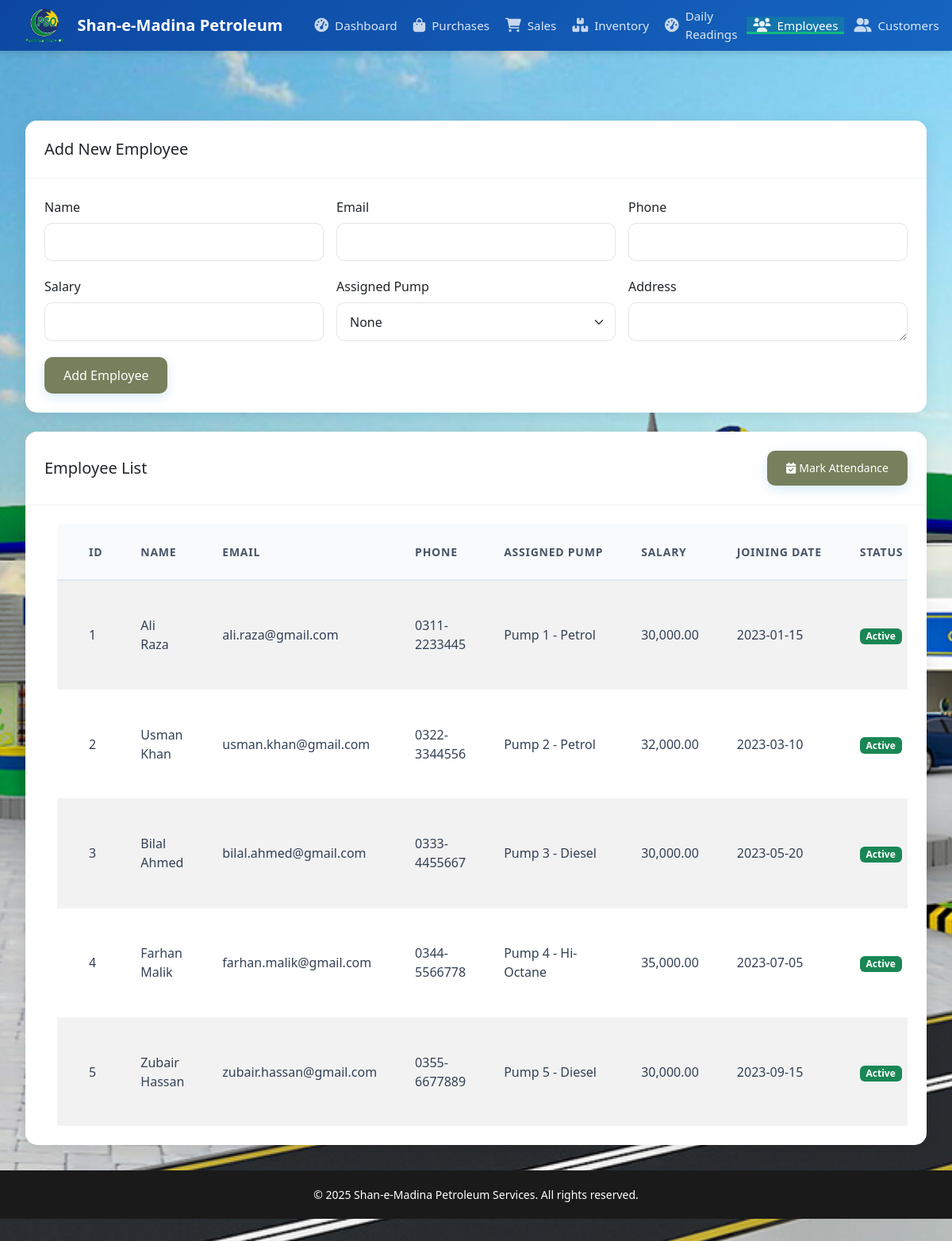
The page /employees.php (signed in) on the database its author committed.
### tables this page shows
CREATE TABLE `attendants` (
  `attendant_id` int(11) NOT NULL,
  `name` varchar(100) NOT NULL,
  `email` varchar(100) DEFAULT NULL,
  `phone` varchar(20) NOT NULL,
  `address` text DEFAULT NULL,
  `salary` decimal(10,2) NOT NULL,
  `joining_date` date NOT NULL,
  `assigned_pump` int(11) DEFAULT NULL,
  `status` enum('active','inactive') DEFAULT 'active'
);

CREATE TABLE `fuel_pumps` (
  `pump_id` int(11) NOT NULL,
  `pump_name` varchar(50) NOT NULL,
  `product_id` int(11) NOT NULL,
  `status` enum('active','inactive','maintenance') DEFAULT 'active'
);

### employees.php (the view, shortened to what this page needs)
<?php
require_once 'includes/header.php';
$employees_query = "SELECT a.*, fp.pump_name
                   FROM attendants a
                   LEFT JOIN fuel_pumps fp ON a.assigned_pump = fp.pump_id
                   ORDER BY a.attendant_id ASC";
$employees_result = $conn->query($employees_query);
?>
<div class="container mt-4">
    <div class="card mb-4">
        <div class="card-header">
            <h5 class="mb-0">Add New Employee</h5>
        </div>
        <div class="card-body">
            <form method="POST" action="" class="row g-3">
                <div class="col-md-4">
                    <label for="name" class="form-label">Name</label>
                    <input type="text" class="form-control" id="name" name="name" required>
                </div>
                <div class="col-md-4">
                    <label for="email" class="form-label">Email</label>
                    <input type="email" class="form-control" id="email" name="email" required>
                </div>
                <div class="col-md-4">
                    <label for="phone" class="form-label">Phone</label>
                    <input type="text" class="form-control" id="phone" name="phone" required>
                </div>
                <div class="col-md-4">
                    <label for="salary" class="form-label">Salary</label>
                    <input type="number" class="form-control" id="salary" name="salary" step="0.01" required>
                </div>
                <div class="col-md-4">
                    <label for="assigned_pump" class="form-label">Assigned Pump</label>
                    <select class="form-select" id="assigned_pump" name="assigned_pump">
                        <option value="">None</option>
                    </select>
                </div>
                <div class="col-md-4">
                    <label for="address" class="form-label">Address</label>
                    <textarea class="form-control" id="address" name="address" rows="1"></textarea>
                </div>
                <div class="col-12">
                    <button type="submit" class="btn btn-primary">Add Employee</button>
                </div>
            </form>
        </div>
    </div>
    <div class="card">
        <div class="card-header d-flex justify-content-between align-items-center">
            <h5 class="mb-0">Employee List</h5>
            <a href="attendance.php" class="btn btn-primary btn-sm">
                <i class="fas fa-calendar-check me-1"></i>Mark Attendance
            </a>
        </div>
        <div class="card-body">
            <div class="table-responsive">
                <table class="table table-striped">
                    <thead>
                        <tr>
                            <th>ID</th>
                            <th>Name</th>
                            <th>Email</th>
                            <th>Phone</th>
                            <th>Assigned Pump</th>
                            <th>Salary</th>
                            <th>Joining Date</th>
                            <th>Status</th>
                        </tr>
                    </thead>
                    <tbody>
                        <?php while ($employee = $employees_result->fetch_assoc()): ?>
                            <tr class="<?php echo $employee['status'] === 'inactive' ? 'inactive-employee' : ''; ?>">
                                <td><?php echo htmlspecialchars($employee['attendant_id']); ?></td>
                                <td><?php echo htmlspecialchars($employee['name']); ?></td>
                                <td><?php echo htmlspecialchars($employee['email']); ?></td>
                                <td><?php echo htmlspecialchars($employee['phone']); ?></td>
                                <td><?php echo $employee['pump_name'] ? htmlspecialchars($employee['pump_name']) : 'Not Assigned'; ?></td>
                                <td><?php echo number_format($employee['salary'], 2); ?></td>
                                <td><?php echo date('Y-m-d', strtotime($employee['joining_date'])); ?></td>
                                <td>
                                    <span class="badge <?php echo $employee['status'] === 'active' ? 'bg-success' : 'bg-secondary'; ?>">
                                        <?php echo ucfirst($employee['status']); ?>
                                    </span>
                                </td>
                            </tr>
                        <?php endwhile; ?>
                    </tbody>
                </table>
            </div>
        </div>
    </div>
</div>
<?php require_once 'includes/footer.php'; ?>
</body>
</html>

### styles.css (style rules this page uses)
:root { --primary-color: #356ca2; --secondary-color: #1c2024; --accent-color: #76805c; --success-color: #232724; --warning-color: #4d4730; --danger-color: #e74c3c; --light-bg: #8d583b; --dark-bg: #343a40; }
body { background: url('pso.jpg') center/cover no-repeat fixed; background-color: #f5f5f5; min-height: 100vh; width: 100%; font-family: 'Segoe UI', Tahoma, Geneva, Verdana, sans-serif; position: relative; display: flex; align-items: center; justify-content: center; padding: 2rem 0; overflow-x: hidden; }
html { height: 100%; }
.card { border: none; border-radius: 15px; box-shadow: 0 4px 20px rgba(0,0,0,0.08); margin-bottom: 2rem; transition: transform 0.3s ease; }
.card-header { background: white; border-bottom: 1px solid rgba(0,0,0,0.05); border-radius: 15px 15px 0 0 !important; padding: 1.5rem; }
.card-body { padding: 1.5rem; }
.table { margin: 0; }
.table th { border-top: none; color: var(--secondary-color); font-weight: 600; text-transform: uppercase; font-size: 0.8rem; letter-spacing: 0.5px; padding: 1.2rem; }
.table td { padding: 1.2rem; vertical-align: middle; color: var(--secondary-color); }
.form-control, .form-select { border-radius: 10px; padding: 0.7rem 1rem; border: 1px solid rgba(0,0,0,0.1); transition: all 0.3s ease; }
.btn { border-radius: 10px; padding: 0.7rem 1.5rem; transition: all 0.3s ease; }
.btn-primary { background: var(--accent-color); border: none; box-shadow: 0 4px 15px rgba(52, 152, 219, 0.2); }

### includes/header.php (style rules this page uses)
:root { --primary-gradient: linear-gradient(135deg, #1e40af 0%, #3b82f6 100%); --secondary-gradient: linear-gradient(135deg, #059669 0%, #10b981 100%); --card-bg: rgba(255, 255, 255, 0.98); --card-shadow: 0 8px 24px rgba(0, 0, 0, 0.12); --hover-transform: translateY(-4px); }
body { padding-top: 64px; background: url('Images/pso.jpg') no-repeat center center fixed; background-size: cover; min-height: 100vh; position: relative; display: flex; flex-direction: column; color: #1e293b; }
.container { max-width: 1800px; width: 100%; padding: 0 2rem; }
.table-responsive { margin: 0; padding: 0 1rem; overflow-x: auto; }
.table { margin: 0; border-collapse: separate; border-spacing: 0; width: 100%; min-width: 1000px; }
.table th { background: #f8fafc; color: #475569; font-weight: 600; text-transform: uppercase; font-size: 0.875rem; letter-spacing: 0.75px; padding: 1.5rem; border-bottom: 2px solid #e2e8f0; white-space: nowrap; }
.table td { padding: 1.5rem; vertical-align: middle; color: #334155; border-bottom: 1px solid #f1f5f9; font-size: 1rem; }
.table th:first-child, .table td:first-child { padding-left: 2.5rem; }
.table tbody tr { transition: all 0.2s ease; }
.table tbody tr:last-child td { border-bottom: none; }
@media (max-width: 1600px) { .container { max-width: 1400px; } }

### rows shown on the page
attendants: attendant_id "1", name "Ali Raza", email "ali.raza@gmail.com", phone "0311-2233445", assigned_pump.pump_name "Pump 1 - Petrol", salary "30,000.00", joining_date "2023-01-15", status "Active"
attendants: attendant_id "2", name "Usman Khan", email "usman.khan@gmail.com", phone "0322-3344556", assigned_pump.pump_name "Pump 2 - Petrol", salary "32,000.00", joining_date "2023-03-10", status "Active"
attendants: attendant_id "3", name "Bilal Ahmed", email "bilal.ahmed@gmail.com", phone "0333-4455667", assigned_pump.pump_name "Pump 3 - Diesel", salary "30,000.00", joining_date "2023-05-20", status "Active"
attendants: attendant_id "4", name "Farhan Malik", email "farhan.malik@gmail.com", phone "0344-5566778", assigned_pump.pump_name "Pump 4 - Hi-Octane", salary "35,000.00", joining_date "2023-07-05", status "Active"
attendants: attendant_id "5", name "Zubair Hassan", email "zubair.hassan@gmail.com", phone "0355-6677889", assigned_pump.pump_name "Pump 5 - Diesel", salary "30,000.00", joining_date "2023-09-15", status "Active"
